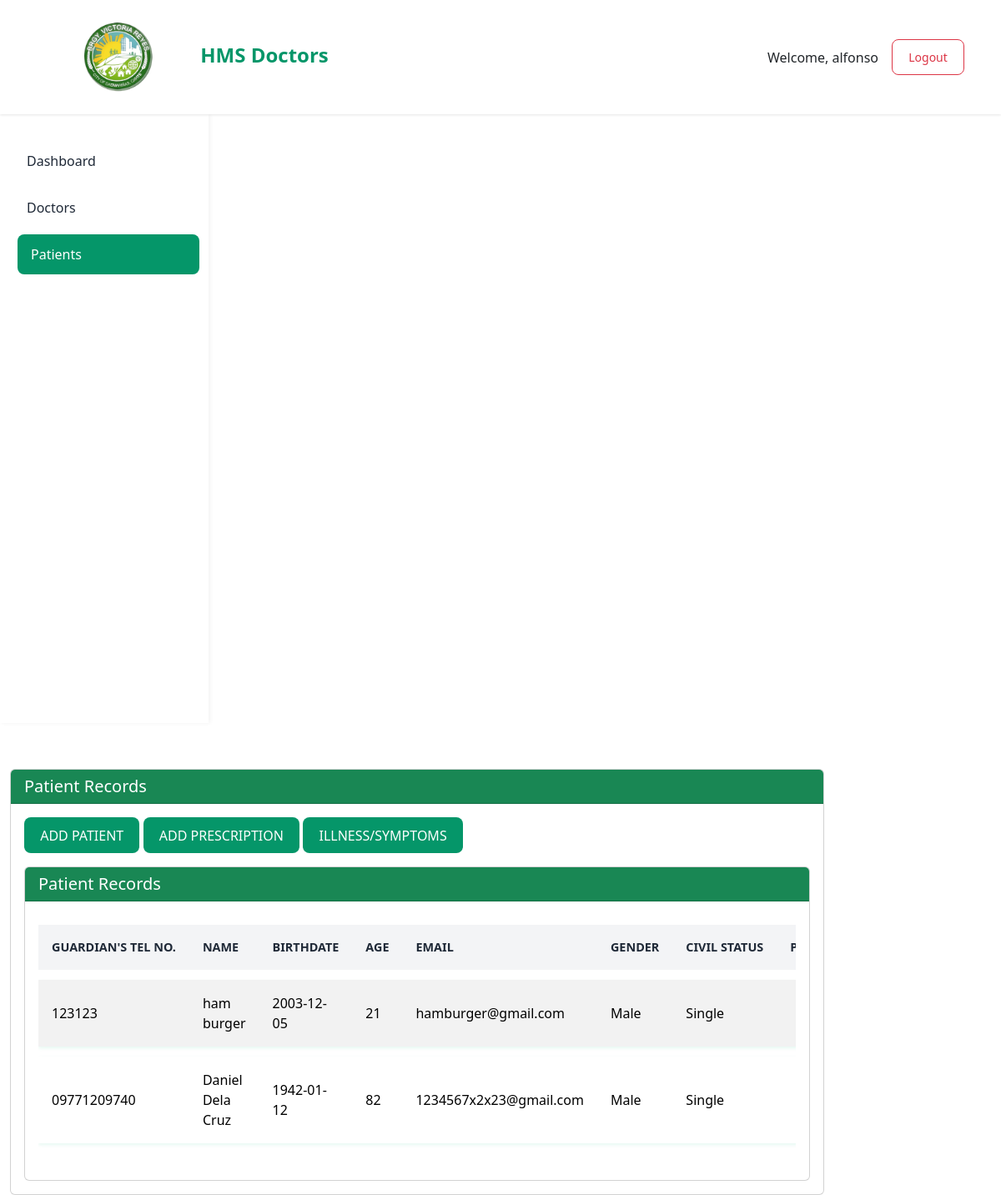
Screenshot of /admin_patients.php (signed in) with the database file from the repository.
### tables this page shows
CREATE TABLE `patients` (
  `id` int(11) NOT NULL,
  `first_name` varchar(50) NOT NULL,
  `last_name` varchar(50) NOT NULL,
  `date_of_birth` date NOT NULL,
  `gender` enum('Male','Female','Other') NOT NULL,
  `phone` varchar(20) NOT NULL,
  `address` text NOT NULL,
  `create_at` timestamp NOT NULL DEFAULT current_timestamp() ON UPDATE current_timestamp(),
  `civil_status` varchar(20) NOT NULL,
  `email` varchar(100) NOT NULL,
  `doctors_id` int(11) NOT NULL,
  `patients_login_id` int(11) NOT NULL,
  `created_at` timestamp NOT NULL DEFAULT current_timestamp(),
  `status` enum('active','inactive','','') NOT NULL DEFAULT 'active',
  `age` int(11) NOT NULL,
  `descriptions` text NOT NULL
);

### admin_patients.php (the view, shortened to what this page needs)
<?php
require_once 'db_connect.php';
$patients_query = "SELECT * FROM patients";
$patients_stmt = $pdo->query($patients_query);
$patients = $patients_stmt->fetchAll(PDO::FETCH_ASSOC);
function calculateAge($birthdate) {
    $today = new DateTime();
    $diff = $today->diff(new DateTime($birthdate));
    return $diff->y;
}
?>
<!DOCTYPE html>
<html lang="en">
<head>
    <link href="css/bootstrap.min.css" rel="stylesheet">
    <link href="css/all.min.css" rel="stylesheet">
</head>
<body>
    <nav class="navbar navbar-expand-lg">
        <div class="container-fluid">
            <a class="navbar-brand" href="admin_dashboard.php">
                <img src="barangay_victoria.png" alt="">
                HMS Doctors
            </a>
            <div class="ms-auto d-flex align-items-center">
                <span class="me-3">Welcome, <?php echo htmlspecialchars($_SESSION['username']); ?></span>
                <a href="admin_logout.php" class="btn btn-outline-danger btn-sm">
                   Logout
                </a>
            </div>
        </div>
    </nav>
    <div class="container-fluid">
        <div class="row">
            <div class="sidebar">
            <nav class="nav flex-column">
                <a class="nav-link" href="admin_dashboard.php">
                    Dashboard
                </a>
                <a class="nav-link" href="admin_Doctors.php">
                    Doctors
                </a>
                <a class="nav-link active" href="admin_patients.php">
                    Patients
                </a>
            </nav>
        </div>
            <div class="col-md-10 main-content ">
                <div class="card">
                    <div class="card-header bg-success text-white">
                        <h5 class="mb-0">Patient Records</h5>
                    </div>
                    <div class="card-body">
                        <a href="admin_add_patient.php" class="btn btn-add-patient">
                            ADD PATIENT
                        </a>
                        <a href="add_prescription.php" class="btn btn-add-patient">
                            ADD PRESCRIPTION
                        </a>
                        <a href="add_illness_symptoms.php" class="btn btn-add-patient">
                            ILLNESS/SYMPTOMS
                        </a>
                        <div class="card mt-3">
                            <div class="card-header bg-success text-white">
                                <h5 class="mb-0">Patient Records</h5>
                            </div>
                            <div class="card-body">
                                <div class="table-responsive">
                                    <table id="patientsTable" class="table table-bordered table-striped">
                                        <thead class="bg-light">
                                            <tr>
                                                <th>Guardian's Tel no.</th>
                                                <th>Name</th>
                                                <th>Birthdate</th>
                                                <th>Age</th>
                                                <th>Email</th>
                                                <th>Gender</th>
                                                <th>Civil Status</th>
                                                <th>Prescriptions</th>
                                            </tr>
                                        </thead>
                                        <tbody>
                                            <?php foreach ($patients as $patient): ?>
                                            <tr>
                                                <td><?php echo htmlspecialchars($patient['phone']); ?></td>
                                                <td>
                                                    <span data-bs-toggle="popover"
                                                          data-bs-placement="right"
                                                          data-bs-trigger="hover"
                                                          data-patient-id="<?php echo $patient['id']; ?>"
                                                          style="cursor: pointer">
                                                        <?php echo htmlspecialchars($patient['first_name'] . ' ' . $patient['last_name']); ?>
                                                    </span>
                                                </td>
                                                <td><?php echo htmlspecialchars($patient['date_of_birth']); ?></td>
                                                <td><?php echo calculateAge($patient['date_of_birth']); ?></td>
                                                <td><?php echo htmlspecialchars($patient['email']); ?></td>
                                                <td><?php echo htmlspecialchars($patient['gender']); ?></td>
                                                <td><?php echo htmlspecialchars($patient['civil_status']); ?></td>
                                                <td class="text-center">
                                                </td>
                                            </tr>
                                            <?php endforeach; ?>
                                        </tbody>
                                    </table>
                                </div>
                            </div>
                        </div>
                    </div>
                </div>
            </div>
        </div>
    </div>
</body>
</html>

### admin_patients.php (style rules this page uses)
:root { --primary-color: #059669; --secondary-color: #34d399; --success-color: #10b981; --warning-color: #f59e0b; --danger-color: #ef4444; --dark-color: #1f2937; --light-color: #f3f4f6; --hover-color: #047857; }
.navbar { background: rgba(255, 255, 255, 0.95); backdrop-filter: blur(10px); box-shadow: 0 1px 3px rgba(0,0,0,0.1); padding: 1rem 2rem; }
.navbar-brand { font-weight: 700; color: var(--primary-color) !important; font-size: 1.5rem; }
.card-header { background: var(--primary-color); color: white; }
.btn-add-patient { background: var(--primary-color); color: white; }
#patientsTable th { background: var(--light-color); border: none; padding: 1rem; font-weight: 600; color: var(--dark-color); text-transform: uppercase; font-size: 0.9rem; }
#patientsTable td { background: white; border: none; padding: 1rem; vertical-align: middle; }
#patientsTable tbody tr { box-shadow: 0 2px 4px rgba(16, 185, 129, 0.1); transition: all 0.3s ease; }
.btn-add-patient { background: var(--primary-color); color: white; padding: 0.6rem 1.2rem; border-radius: 8px; font-weight: 500; transition: all 0.3s ease; border: none; }
.table-responsive { overflow-x: auto; -webkit-overflow-scrolling: touch; }
#patientsTable { border-collapse: separate; border-spacing: 0 0.8rem; width: 100%; min-width: 1000px; }
#patientsTable th { background: var(--light-color); border: none; padding: 1rem; font-weight: 600; color: var(--dark-color); text-transform: uppercase; font-size: 0.9rem; white-space: nowrap; }
.table { width: 100%; margin-bottom: 1rem; background-color: transparent; border-collapse: collapse; }
.table thead th { vertical-align: bottom; border-bottom: 2px solid #dee2e6; background-color: var(--light-color); color: var(--dark-color); font-weight: 600; }
.table td, .table th { padding: 0.75rem; vertical-align: middle; }
.btn-sm { padding: 0.25rem 0.5rem; font-size: 0.875rem; }
#patientsTable { border-collapse: separate; border-spacing: 0 0.8rem; width: 100%; margin-bottom: 1rem; }
#patientsTable thead th { background: var(--light-color); border: none; padding: 1rem; font-weight: 600; color: var(--dark-color); text-transform: uppercase; font-size: 0.9rem; white-space: nowrap; }
#patientsTable tbody tr { background: white; box-shadow: 0 2px 4px rgba(16, 185, 129, 0.1); transition: all 0.3s ease; margin-bottom: 0.8rem; }
.nav-link { color: var(--dark-color); padding: 0.75rem 1rem; border-radius: 8px; transition: all 0.3s ease; margin-bottom: 0.5rem; }
.nav-link:hover, .nav-link.active { background: var(--primary-color); color: white; transform: translateX(5px); }
img { width: 95px; height: 95px; margin-right:45px; margin-left:50px; }
a { text-decoration:none; color:black; }
.main-content { margin-top:55px; }
.sidebar { background: white; box-shadow: 2px 0 5px rgba(0,0,0,0.05); height: calc(100vh - 70px); padding: 2rem 1rem; width: 250px; }
.btn { padding: 0.6rem 1.2rem; border-radius: 8px; font-weight: 500; transition: all 0.3s ease; }

### rows the page displays
patients: phone "123123", first_name+last_name "ham burger", date_of_birth "2003-12-05", date_of_birth "21", email "hamburger@gmail.com", gender "Male", civil_status "Single"
patients: phone "09771209740", first_name+last_name "Daniel Dela Cruz", date_of_birth "1942-01-12", date_of_birth "82", email "1234567x2x23@gmail.com", gender "Male", civil_status "Single"

### other values shown
$_SESSION['username'] "alfonso"
